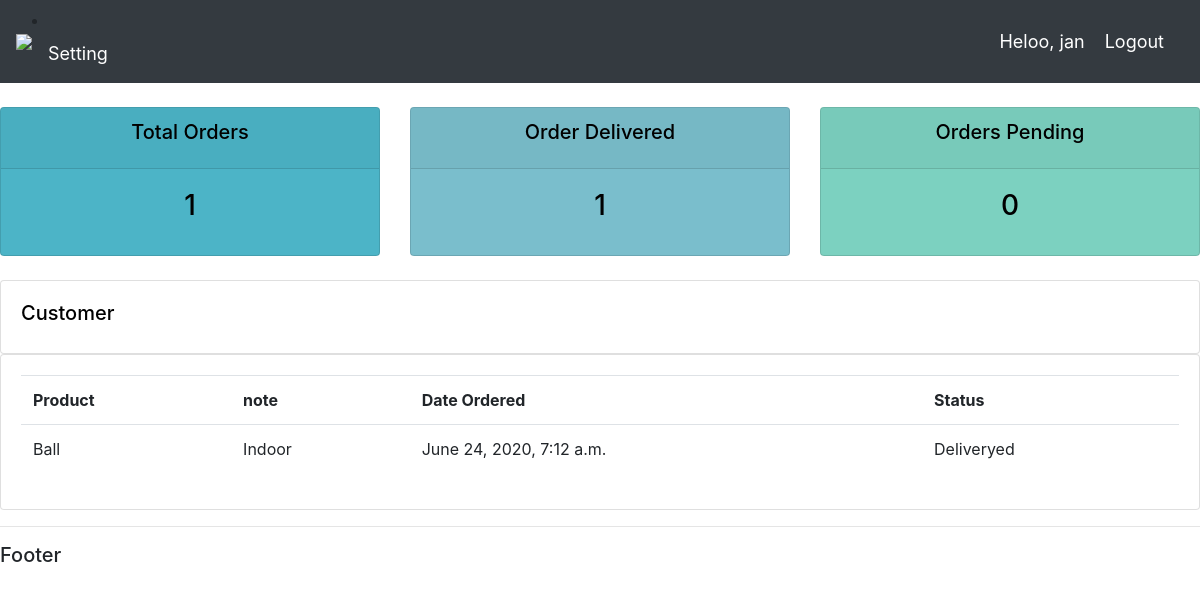
The page /user/ (signed in) on the database its author committed.
### accounts/models.py (models this page shows, shortened)
class Order(models.Model):
	STATUS = (
			('Pendign', 'Pendign'),
			('Out for delivery', 'Out for delivery'),
			('Deliveryed', 'Deliveryed'),
		)
	customer = models.ForeignKey(Customer, null=True, on_delete= models.SET_NULL)
	product = models.ForeignKey(Product, null=True, on_delete= models.SET_NULL)
	date_created = models.DateTimeField(auto_now_add=True, null=True)
	status = models.CharField(max_length=200, null=True, choices=STATUS)

class Product(models.Model):
	CATEGORY = (
			('Indoor', 'Indoor'),
			('Out Door', 'Out Door'),
		)
	name = models.CharField(max_length=200, null=True)
	price = models.FloatField(null=True)
	category = models.CharField(max_length=200, null=True, choices=CATEGORY)
	description = models.CharField(max_length=200, null=True, blank=True)
	date_created = models.DateTimeField(auto_now_add=True, null=True)
	tags = models.ManyToManyField(Tag)

### accounts/decorators.py (the view)
		def wrapper_func(request, *args, **kwargs):
			group = None
			if request.user.groups.exists():
				group = request.user.groups.all()[0].name
			if group in allowed_roles:
				return view_func(request, *args, **kwargs)
			else:
				return HttpResponse('you are not authorized to view this page')

### accounts/views.py (called while the page is built)
@allowed_users(allowed_roles=['customer'])
@login_required(login_url='login')
def userPage(request):
	orders = request.user.customer.order_set.all()
	total_orders = orders.count()
	delivered = orders.filter(status='Deliveryed').count()
	pending = orders.filter(status='Pendign').count()
	context = {'orders':orders,
	'total_orders':total_orders, 'delivered':delivered, 'pending':pending}
	return render(request, 'accounts/user.html', context,)

### accounts/templates/accounts/user.html
{% extends 'accounts/main.html' %}
{% block content %}
{% include 'accounts/status.html' %}
<br>
<div class="row">
		<div class="col-md">
			<div class="card card-body">
			<h5>Customer</h5>
		</div>
			<div class="card card-body">
				<table class="table">
					<tr>
						<th>Product</th>
						<th>note</th>
						<th>Date Ordered</th>
						<th>Status</th>
					</tr>
					{% for order in orders %}
					<tr>
					<td>{{order.product.name}}</td>
					<td>{{order.product.category}}</td>
					<td>{{order.date_created}}</td>
					<td>{{order.status}}</td>
					</tr>
					{% endfor %}
				</table>
			</div>
		</div>
	</div>
{% endblock %}

### accounts/templates/accounts/navbar.html (shortened to what this page needs)
{% load static %}
<nav class="navbar navbar-expand-lg navbar-dark bg-dark">
<img src="{% static '' %}">
  <div class="collapse navbar-collapse" id="navbarNav">
       <li class="nav-item">
        <a class="nav-link heloo_msg" href="{% url 'account' %}">Setting</a>
      </li>
  </div>
  <span class="heloo_msg">Heloo, {{ request.user }}</span>
  <span><a class="heloo_msg" href="{% url 'logout' %}">Logout</a></span>
</nav>

### static/css/boooom.css (style rules this page uses)
.card-body, .card-title { color: black; }

### accounts/templates/accounts/navbar.html (style rules this page uses)
.heloo_msg { font-size: 18px; color: #fff; margin-right: 20px; }

### rows shown on the page
Order: product.name "Ball", product.category "Indoor", date_created "June 24, 2020, 7:12 a.m.", status "Deliveryed"

### other values the page prints
{{ request.user }} "jan"
{{ total_orders }} "1"
{{ delivered }} "1"
{{ pending }} "0"
